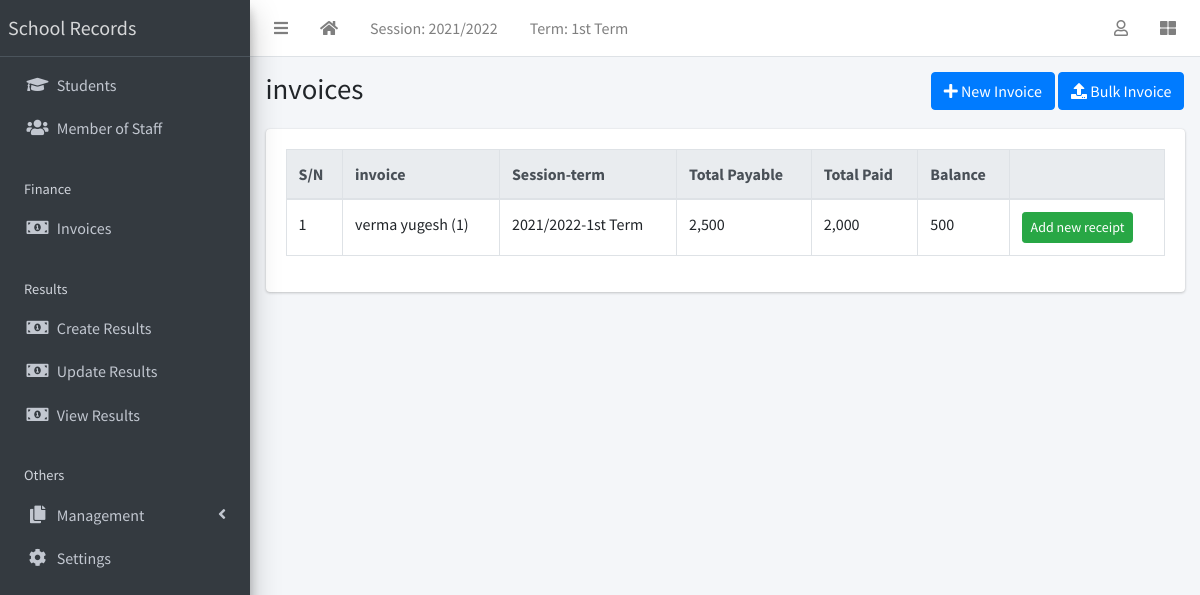
Screenshot of /finance/list/ (signed in) with the database file from the repository.
### apps/corecode/models.py (models this page shows)
class AcademicSession(models.Model):
    name = models.CharField(max_length=200, unique=True)
    current = models.BooleanField(default=True)
    class Meta:
        ordering = ["-name"]
    def __str__(self):
        return self.name

class AcademicTerm(models.Model):
    name = models.CharField(max_length=20, unique=True)
    current = models.BooleanField(default=True)
    class Meta:
        ordering = ["name"]
    def __str__(self):
        return self.name

### apps/finance/models.py (models this page shows, shortened)
class Invoice(models.Model):
    student = models.ForeignKey(Student, on_delete=models.CASCADE)
    session = models.ForeignKey(AcademicSession, on_delete=models.CASCADE)
    term = models.ForeignKey(AcademicTerm, on_delete=models.CASCADE)
    class_for = models.ForeignKey(StudentClass, on_delete=models.CASCADE)
    balance_from_previous_term = models.IntegerField(default=0)
    status = models.CharField(
        max_length=20,
        choices=[("active", "Active"), ("closed", "Closed")],
        default="active",
    )
    class Meta:
        ordering = ["student", "term"]
    def __str__(self):
        return f"{self.student}"
    def balance(self):
        payable = self.total_amount_payable()
        paid = self.total_amount_paid()
        return payable - paid
    def amount_payable(self):
        items = InvoiceItem.objects.filter(invoice=self)
        total = 0
        for item in items:
            total += item.amount
        return total
    def total_amount_payable(self):
        return self.balance_from_previous_term + self.amount_payable()
    def total_amount_paid(self):
        receipts = Receipt.objects.filter(invoice=self)
        amount = 0
        for receipt in receipts:
            amount += receipt.amount_paid
        return amount

class InvoiceItem(models.Model):
    invoice = models.ForeignKey(Invoice, on_delete=models.CASCADE)
    description = models.CharField(max_length=200)
    amount = models.IntegerField()

class Receipt(models.Model):
    invoice = models.ForeignKey(Invoice, on_delete=models.CASCADE)
    amount_paid = models.IntegerField()
    date_paid = models.DateField(default=timezone.now)
    comment = models.CharField(max_length=200, blank=True)

### apps/students/models.py (models this page shows, shortened)
class Student(models.Model):
    STATUS_CHOICES = [("active", "Active"), ("inactive", "Inactive")]
    GENDER_CHOICES = [("male", "Male"), ("female", "Female")]
    current_status = models.CharField(
        max_length=10, choices=STATUS_CHOICES, default="active"
    )
    registration_number = models.CharField(max_length=200, unique=True)
    surname = models.CharField(max_length=200)
    firstname = models.CharField(max_length=200)
    other_name = models.CharField(max_length=200, blank=True)
    gender = models.CharField(max_length=10, choices=GENDER_CHOICES, default="male")
    date_of_birth = models.DateField(default=timezone.now)
    current_class = models.ForeignKey(
        StudentClass, on_delete=models.SET_NULL, blank=True, null=True
    )
    date_of_admission = models.DateField(default=timezone.now)
    mobile_num_regex = RegexValidator(
        regex="^[0-9]{10,15}$", message="Entered mobile number isn't in a right format!"
    )
    parent_mobile_number = models.CharField(
        validators=[mobile_num_regex], max_length=13, blank=True
    )
    address = models.TextField(blank=True)
    others = models.TextField(blank=True)
    passport = models.ImageField(blank=True, upload_to="students/passports/")
    class Meta:
        ordering = ["surname", "firstname", "other_name"]
    def __str__(self):
        return f"{self.surname} {self.firstname} {self.other_name} ({self.registration_number})"

### apps/finance/views.py (the view)
# urls.py: path("list/", InvoiceListView.as_view(), name="invoice-list"),
class InvoiceListView(LoginRequiredMixin, ListView):
    model = Invoice

### apps/corecode/context_processors.py (called while the page is built)
def site_defaults(request):
    current_session = AcademicSession.objects.get(current=True)
    current_term = AcademicTerm.objects.get(current=True)
    vals = SiteConfig.objects.all()
    contexts = {
        "current_session": current_session.name,
        "current_term": current_term.name,
    }
    for val in vals:
        contexts[val.key] = val.value
    return contexts

### apps/finance/templates/finance/invoice_list.html (shortened to what this page needs)
{% extends 'base.html' %}
{% load humanize %}
{% block title %}invoices{% endblock title %}
{% block breadcrumb %}
<a class="btn btn-primary" href="{% url 'invoice-create' %}"><i
    class="fas fa-plus"></i> New Invoice</a>
<a class="btn btn-primary" href="{% url 'bulk-invoice' %}"><i
    class="fas fa-upload"></i> Bulk Invoice</a>
{% endblock breadcrumb %}
{% block content %}
  <div class="table-responsive">
    <table id="invoicetable" class="table table-bordered table-hover">
      <thead class="thead-light">
        <tr>
          <th>S/N</th>
          <th>invoice</th>
          <th>Session-term</th>
          <th>Total Payable</th>
          <th>Total Paid</th>
          <th>Balance</th>
          <th></th>
        </tr>
      </thead>
      <tbody>
        {% for invoice in object_list %}
          <tr class='clickable-row' data-href="{% url 'invoice-detail' invoice.id %}">
            <td>{{ forloop.counter}}</td>
            <td>{{ invoice}}</td>
            <td>{{ invoice.session}}-{{ invoice.term}}</td>
            <td>{{ invoice.total_amount_payable | intcomma }}</td>
            <td>{{ invoice.total_amount_paid | intcomma }}</td>
            <td>{{ invoice.balance | intcomma }}</td>
            <td><a class="btn btn-success btn-sm"
                href="{% url 'receipt-create' %}?invoice={{ invoice.id }}">Add new
                receipt</a></td>
          </tr>
        {% endfor %}
      </tbody>
    </table>
  </div>
{% endblock content %}

### templates/base.html (shortened to what this page needs)
{% load static %}
<!DOCTYPE html>
<html lang="en">
<head>
  <link rel="stylesheet" href="{% static 'plugins/fontawesome-free/css/all.min.css' %}">
  <link rel="stylesheet" href="{% static 'plugins/toastr/toastr.min.css' %}">
  <link rel="stylesheet"
    href="{% static 'plugins/overlayScrollbars/css/OverlayScrollbars.min.css' %}">
  <link rel="stylesheet" href="{% static 'plugins/Datatables/datatables.min.css' %}" />
  <link rel="stylesheet" href="{% static 'dist/css/adminlte.min.css' %}">
</head>
<body
  class="hold-transition sidebar-mini layout-fixed layout-navbar-fixed layout-footer-fixed">
  <div class="wrapper">
    <nav class="main-header navbar navbar-expand navbar-white navbar-light">
      <ul class="navbar-nav">
        <li class="nav-item">
          <a class="nav-link" data-widget="pushmenu" href="#" role="button"><i
              class="fas fa-bars"></i></a>
        </li>
        <li class="nav-item d-none d-sm-inline-block">
          <a href="{% url 'home' %} " class="nav-link"><i class="fa fa-home"></i></a>
        </li>
        <li class="nav-item d-none d-sm-inline-block">
          <a href="{% url 'current-session' %}" class="nav-link">Session: {{ current_session }}</a>
        </li>
        <li class="nav-item d-none d-sm-inline-block">
          <a href="{% url 'current-session' %}" class="nav-link">Term: {{ current_term }}</a>
        </li>
      </ul>
      <ul class="navbar-nav ml-auto">
        <li class="nav-item dropdown">
          <a class="nav-link" data-toggle="dropdown" href="#">
            <i class="far fa-user"></i>
          </a>
        </li>
        <li class="nav-item">
          <a class="nav-link" data-widget="control-sidebar" data-slide="true"
            href="#" role="button"><i class="fas fa-th-large"></i></a>
        </li>
      </ul>
    </nav>
    <aside class="main-sidebar sidebar-dark-primary elevation-4">
      <a href="{% url 'home' %}" class="brand-link">School Records</a>
      <div class="sidebar">
        <nav class="mt-2">
          <ul class="nav nav-pills nav-sidebar flex-column"
            data-widget="treeview" role="menu" data-accordion="false">
            <li class="nav-item">
              <a href="{% url 'student-list' %}" class="nav-link">
                <i class="nav-icon fas fa-graduation-cap"></i>
                <p>
                  Students
                </p>
              </a>
            </li>
            <li class="nav-item">
              <a href="{% url 'staff-list' %}" class="nav-link">
                <i class="nav-icon fas fa-users"></i>
                <p>
                  Member of Staff
                </p>
              </a>
            </li>
            <li class="nav-header">Finance</li>
            <li class="nav-item">
              <a href="{% url 'invoice-list' %}" class="nav-link">
                <i class="nav-icon fas fa-money-bill-alt"></i>
                <p>
                  Invoices
                </p>
              </a>
            </li>
            <li class="nav-header">Results</li>
            <li class="nav-item">
              <a href="{% url 'create-result' %}" class="nav-link">
                <i class="nav-icon fas fa-money-bill-alt"></i>
                <p>
                  Create Results
                </p>
              </a>
            </li>
            <li class="nav-item">
              <a href="{% url 'edit-results' %}" class="nav-link">
                <i class="nav-icon fas fa-money-bill-alt"></i>
                <p>
                  Update Results
                </p>
              </a>
            </li>
            <li class="nav-item">
              <a href="{% url 'view-results' %}" class="nav-link">
                <i class="nav-icon fas fa-money-bill-alt"></i>
                <p>
                  View Results
                </p>
              </a>
            </li>
            <li class="nav-header">Others</li>
            <li class="nav-item has-treeview">
              <a href="#" class="nav-link">
                <i class="nav-icon fas fa-copy"></i>
                <p>
                  Management
                  <i class="fas fa-angle-left right"></i>
                </p>
              </a>
            </li>
            <li class="nav-item">
              <a href="{% url 'configs' %}" class="nav-link">
                <i class="nav-icon fas fa-cog"></i>
                <p>
                  Settings
                </p>
              </a>
            </li>
          </ul>
        </nav>
      </div>
    </aside>
    <div class="content-wrapper">
      <section class="content-header">
        <div class="container-fluid">
          <div class="row mb-1">
            <div class="col-sm-8">
              <h1>{% block title %}{% endblock title %}</h1>
            </div>
            <div class="col-sm-4">
              <ol class="breadcrumb float-sm-right">
                <li class="breadcrumb-item">{% block breadcrumb %}{% endblock breadcrumb %}</li>
              </ol>
            </div>
          </div>
        </div>
      </section>
      <section class="content">
        <div class="container-fluid">
          <div class="row">
            <div class="col-md-12">
              {% block fullcard %}
              <div class="card">
                <div class="card-body">
                  <div class="row">
                    <div class="col">
                      {% block content %}
                      {% endblock content %}
                    </div>
                  </div>
                </div>
              </div>
              {% endblock fullcard %}
            </div>
          </div>
        </div>
      </section>
    </div>
  </div>
</body>
</html>

### rows the page displays
AcademicSession: name "2021/2022"
AcademicTerm: name "1st Term"
Invoice: student.registration_number "verma yugesh (1)", session "2021/2022", term "1st Term", total_amount_payable "2,500", total_amount_paid "2,000", balance "500"
